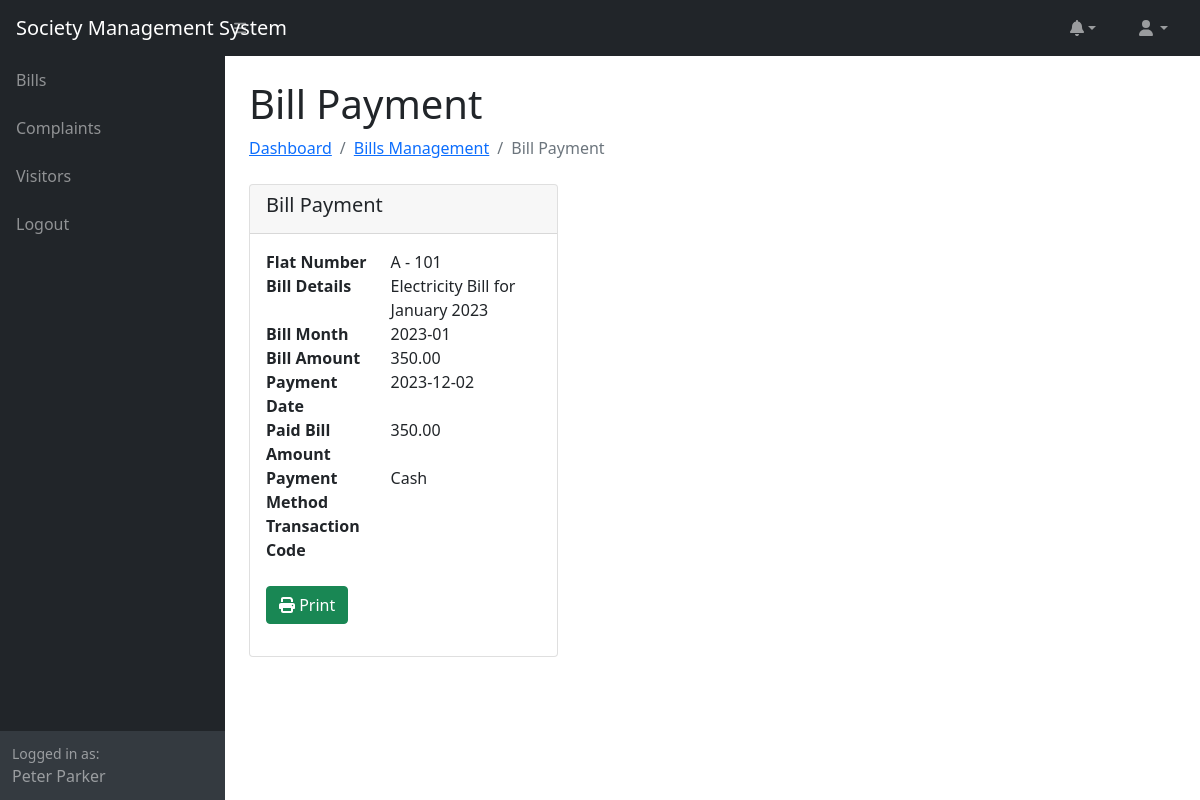
The page /bill_payment.php?id=3 (signed in) on the database its author committed.
### tables this page shows
CREATE TABLE `bills` (
  `id` int(11) UNSIGNED NOT NULL,
  `flat_id` int(11) UNSIGNED NOT NULL,
  `bill_title` varchar(255) NOT NULL,
  `amount` decimal(10,2) NOT NULL,
  `month` varchar(30) NOT NULL,
  `paid_date` date DEFAULT NULL,
  `payment_method` varchar(255) DEFAULT NULL,
  `paid_amount` decimal(10,2) DEFAULT NULL,
  `transaction_code` varchar(255) DEFAULT NULL,
  `created_at` timestamp NOT NULL DEFAULT current_timestamp()
);

CREATE TABLE `flats` (
  `id` int(11) UNSIGNED NOT NULL,
  `flat_number` varchar(255) NOT NULL,
  `floor` int(11) NOT NULL,
  `block_number` varchar(10) NOT NULL,
  `flat_type` varchar(30) NOT NULL,
  `created_at` timestamp NOT NULL DEFAULT current_timestamp()
);

### bill_payment.php (the view, shortened to what this page needs)
<?php
require_once 'config.php';
if(isset($_GET['id']))
{
	$stmt = $pdo->prepare("SELECT flats.flat_number, flats.block_number, bills.bill_title, bills.id, bills.amount, bills.month, bills.paid_date, bills.paid_amount, bills.payment_method, bills.transaction_code FROM bills INNER JOIN flats ON flats.id = bills.flat_id WHERE bills.id = ?");
	$stmt->execute([$_GET['id']]);
	$bill = $stmt->fetch(PDO::FETCH_ASSOC);
}
include('header.php');
?>
<div class="container-fluid px-4">
	<div class="no-print">
    <h1 class="mt-4">Bill Payment</h1>
    <ol class="breadcrumb mb-4">
    	<li class="breadcrumb-item"><a href="dashboard.php">Dashboard</a></li>
        <li class="breadcrumb-item"><a href="bills.php">Bills Management</a></li>
        <li class="breadcrumb-item active">Bill Payment</li>
    </ol>
    </div>
	<div class="col-md-4">
		<div class="card">
			<div class="card-header">
				<h5 class="card-title">Bill Payment</h5>
			</div>
			<div class="card-body">
				<form method="post">
				  	<div class="mb-3">
				  		<div class="row">
				    		<div class="col-md-5"><b>Flat Number</b></div>
				    		<div class="col-md-7"><?php echo (isset($bill['flat_number'])) ? $bill['block_number'] . ' - ' . $bill['flat_number'] : ''; ?></div>
				    	</div>
				    	<div class="row">
				    		<div class="col-md-5"><b>Bill Details</b></div>
				    		<div class="col-md-7"><?php echo (isset($bill['bill_title'])) ? $bill['bill_title'] : ''; ?></div>
				    	</div>
				    	<div class="row">
				    		<div class="col-md-5"><b>Bill Month</b></div>
				    		<div class="col-md-7"><?php echo (isset($bill['month'])) ? $bill['month'] : ''; ?></div>
				    	</div>
				    	<div class="row">
				    		<div class="col-md-5"><b>Bill Amount</b></div>
				    		<div class="col-md-7"><?php echo (isset($bill['amount'])) ? $bill['amount'] : ''; ?></div>
				    	</div>
				  	<?php
				  	if(isset($bill['paid_date']) && !is_null($bill['paid_date']))
				  	{
				  	?>
				  		<div class="row">
				    		<div class="col-md-5"><b>Payment Date</b></div>
				    		<div class="col-md-7"><?php echo (isset($bill['paid_date'])) ? $bill['paid_date'] : ''; ?></div>
				    	</div>
				    	<div class="row">
				    		<div class="col-md-5"><b>Paid Bill Amount</b></div>
				    		<div class="col-md-7"><?php echo (isset($bill['paid_amount'])) ? $bill['paid_amount'] : ''; ?></div>
				    	</div>
				    	<div class="row">
				    		<div class="col-md-5"><b>Payment Method</b></div>
				    		<div class="col-md-7"><?php echo (isset($bill['payment_method'])) ? $bill['payment_method'] : ''; ?></div>
				    	</div>
				    	<div class="row">
				    		<div class="col-md-5"><b>Transaction Code</b></div>
				    		<div class="col-md-7"><?php echo (isset($bill['transaction_code'])) ? $bill['transaction_code'] : ''; ?></div>
				    	</div>
				    	<br>
				    	<a class = "btn btn-success btn-print" href = "" onclick = "window.print()"><i class ="fa fa-print"></i> Print</a>
				  	<?php
				  	}
				  	?>
				</form>
			</div>
		</div>
	</div>
</div>
<?php
include('footer.php');
?>

### rows shown on the page
bills: flat.block_number "A", flat.flat_number "101", bill_title "Electricity Bill for January 2023", month "2023-01", amount "350.00", paid_date "2023-12-02", paid_amount "350.00", payment_method "Cash"

### other values the page prints
$_SESSION['user_name'] "Peter Parker"
